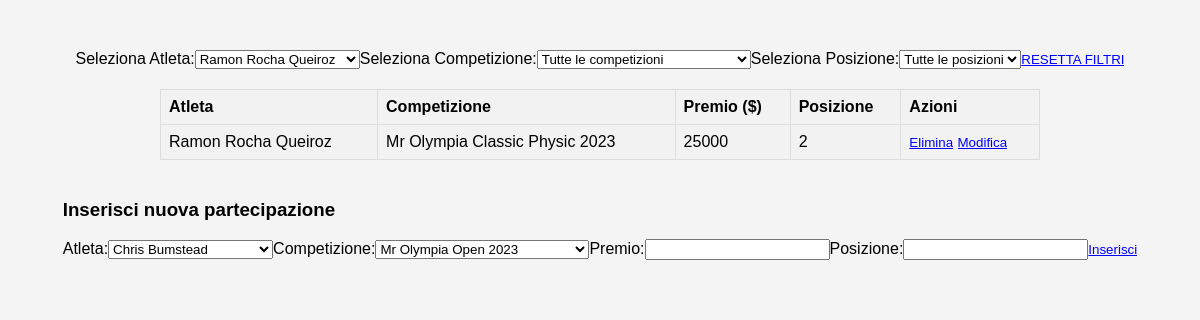
/partecipazioni.php?atleta=Ramon Rocha Queiroz (signed in), run on the app's committed database.
### tables this page shows
CREATE TABLE `partecipazione` (
  `id` int(11) NOT NULL,
  `id_atleta` int(11) NOT NULL,
  `id_competizione` int(11) NOT NULL,
  `premio` int(11) NOT NULL,
  `posizione` int(11) NOT NULL
);

CREATE TABLE `atleti` (
  `id` int(11) NOT NULL,
  `nome` varchar(50) NOT NULL,
  `nazionalita` varchar(50) NOT NULL,
  `eta` int(11) NOT NULL,
  `altezza` varchar(50) NOT NULL,
  `peso_gara` int(50) NOT NULL,
  `peso_massa` int(11) NOT NULL,
  `id_preparatore` int(11) NOT NULL,
  `id_biografia` int(11) DEFAULT NULL
);

CREATE TABLE `competizioni` (
  `id` int(11) NOT NULL,
  `nome` varchar(50) NOT NULL,
  `data` date NOT NULL,
  `luogo` varchar(50) NOT NULL
);

### partecipazioni.php (the view, shortened to what this page needs)
<?php
if(isset($_SESSION["UTENTE"])) {
include 'credenziali.php';
$conn = new mysqli($servername, $username, $password, $dbname);
$sql_competizioni = "SELECT * FROM COMPETIZIONI";
$sql_atleti = "SELECT * FROM ATLETI";
$result_atleti = $conn->query($sql_atleti);
echo "<!DOCTYPE html>
<html>
<head>
    <title>Tabella Partecipazioni</title>
    <style>
    body {
        font-family: 'Arial', sans-serif;
        background-color: #f4f4f4;
        margin: 0;
        padding: 50px;
        display: flex;
        justify-content: center;
        align-items: center;
        flex-direction: column;
    }
    table {
        width: 80%;
        border-collapse: collapse;
        margin-top: 20px;
    }
    th, td {
        border: 1px solid #dddddd;
        text-align: left;
        padding: 8px;
        cursor: pointer;
    }
    th {
        background-color: #f2f2f2;
    }
    tr:nth-child(even) {
        background-color: #f2f2f2;
    }
    tr:hover {
        background-color: #ddd;
    }
    a {
        text-decoration: none;
        color: inherit;
    }
    form {
        display: inline; /* Modifica per renderlo inline */
    }
    form input[type='submit'] {
        background-color: transparent;
        border: none;
        cursor: pointer;
        color: blue;
        text-decoration: underline;
        padding: 0;
    }
    form input[type='submit']:hover {
        color: red;
    }
    form input[type='submit']:focus {
        outline: none;
    }
    </style>
</head>
<body>";
echo "<div id='filtroCompetizioni'>";
echo "<form method='GET'>";
echo "<label for='atleta'>Seleziona Atleta:</label>";
echo "<select name='atleta' id='atleta' onchange='this.form.submit()'>";
while ($row_atleta = $result_atleti->fetch_assoc()) {
    $selected_atleta = (isset($_GET['atleta']) && $_GET['atleta'] == $row_atleta['nome']) ? "selected" : "";
    echo "<option value='".$row_atleta['nome']."' $selected_atleta>".$row_atleta['nome']."</option>";
}
echo "</select>";
echo "<label for='competizioni'>Seleziona Competizione:</label>";
echo "<select name='competizione' id='competizioni' onchange='this.form.submit()'>";
echo "<option value='tutte'>Tutte le competizioni</option>";
echo "</select>";
echo "<label for='posizione'>Seleziona Posizione:</label>";
echo "<select name='posizione' id='posizioni' onchange='this.form.submit()'>";
echo "<option value='tutte'>Tutte le posizioni</option>";
echo "</select>";
echo "</form>";
echo "<form method='GET' style='margin-top: 20px;'>";
echo "<input type='submit' value='RESETTA FILTRI'>";
echo "</form>";
echo "</div>";
echo "<table><tr><th>Atleta</th><th>Competizione</th><th>Premio ($)</th><th>Posizione</th><th>Azioni</th></tr>";
$sql = "SELECT ATLETI.nome AS atleta, COMPETIZIONI.nome AS competizione_nome, PARTECIPAZIONE.premio, PARTECIPAZIONE.posizione, PARTECIPAZIONE.id AS id_partecipazione
        FROM PARTECIPAZIONE
        INNER JOIN ATLETI ON PARTECIPAZIONE.id_atleta = ATLETI.id
        INNER JOIN COMPETIZIONI ON PARTECIPAZIONE.id_competizione = COMPETIZIONI.id";
if (isset($_GET['atleta']) && $_GET['atleta'] != 'tutti') {
    $atleta = $conn->real_escape_string($_GET['atleta']);
    if (strpos($sql, 'WHERE') !== false) {
        $sql .= " AND ATLETI.nome = '$atleta'";
    } else {
        $sql .= " WHERE ATLETI.nome = '$atleta'";
    }
}
$result = $conn->query($sql);
if (isset($result)) {
    while($row = $result->fetch_assoc()) {
        echo "<tr><td><a href='atleta.php?atleta=".urlencode($row['atleta'])."'>".$row["atleta"]."</a></td><td>".$row["competizione_nome"]."</td><td>".$row["premio"]."</td><td>".$row["posizione"]."</td>";
        echo "<td>
                  <form method='POST'>
                      <input type='hidden' name='id_partecipazione' value='".$row["id_partecipazione"]."'>
                      <input type='submit' name='elimina' value='Elimina'>
                  </form>
                  <form method='POST'>
                      <input type='hidden' name='id_partecipazione' value='".$row["id_partecipazione"]."'>
                      <input type='submit' name='modifica' value='Modifica'>
                  </form>
              </td></tr>";
    }
}
echo "</table>";
echo "<div style='margin-top: 20px;'>";
echo "<h3>";
echo (isset($atleta_modifica)) ? "Modifica partecipazione" : "Inserisci nuova partecipazione";
echo "</h3>";
echo "<form method='POST'>";
echo "<label for='atleta'>Atleta:</label>";
echo "<select name='atleta'>";
$result_atleti = $conn->query($sql_atleti);
while ($row_atleta = $result_atleti->fetch_assoc()) {
    $selected_atleta_modifica = (isset($atleta_modifica) && $atleta_modifica == $row_atleta['nome']) ? "selected" : "";
    echo "<option value='".$row_atleta['nome']."' $selected_atleta_modifica>".$row_atleta['nome']."</option>";
}
echo "</select>";
echo "<label for='competizione'>Competizione:</label>";
echo "<select name='competizione'>";
$result_competizioni = $conn->query($sql_competizioni);
while ($row_competizione = $result_competizioni->fetch_assoc()) {
    $selected_competizione_modifica = (isset($competizione_modifica) && $competizione_modifica == $row_competizione['nome']) ? "selected" : "";
    echo "<option value='".$row_competizione['nome']."' $selected_competizione_modifica>".$row_competizione['nome']."</option>";
}
echo "</select>";
echo "<label for='premio'>Premio:</label>";
echo "<input type='text' name='premio' value='".(isset($premio_modifica) ? $premio_modifica : "")."' required>";
echo "<label for='posizione'>Posizione:</label>";
echo "<input type='text' name='posizione' value='".(isset($posizione_modifica) ? $posizione_modifica : "")."' required>";
echo "<input type='submit' name='".(isset($atleta_modifica) ? "salva_modifiche" : "inserisci")."' value='".(isset($atleta_modifica) ? "Salva Modifiche" : "Inserisci")."'>";
echo "</form>";
echo "</div>";
echo "</body>
</html>";
}
else{
    header("location:index.php");
    session_abort();
}
?>

### partecipazioni.php (style rules this page uses)
body { font-family: 'Arial', sans-serif; background-color: #f4f4f4; margin: 0; padding: 50px; display: flex; justify-content: center; align-items: center; flex-direction: column; }
table { width: 80%; border-collapse: collapse; margin-top: 20px; }
th, td { border: 1px solid #dddddd; text-align: left; padding: 8px; cursor: pointer; }
th { background-color: #f2f2f2; }
tr:nth-child(even) { background-color: #f2f2f2; }
a { text-decoration: none; color: inherit; }
form { display: inline; }
form input[type='submit'] { background-color: transparent; border: none; cursor: pointer; color: blue; text-decoration: underline; padding: 0; }

### data on the page
partecipazione: id_atleta.nome "Ramon Rocha Queiroz", id_competizione.nome "Mr Olympia Classic Physic 2023", premio "25000", posizione "2"

### other printed values
form field atleta "Ramon Rocha Queiroz"
form field atleta "Chris Bumstead"
form field competizione "Mr Olympia Open 2023"
